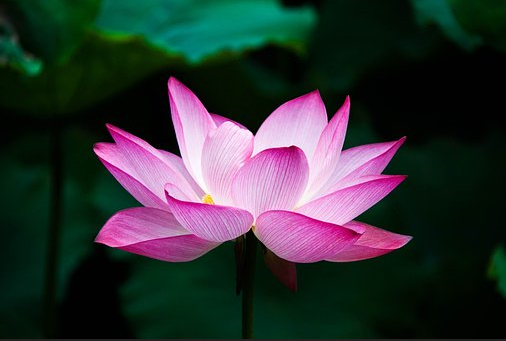
#> input picture Task 4-Image to Pencil Sketch using Python/lotus.PNG, 506 x 341 px, found by its file name
$ jupyter execute '_Image to Pencil Sketch using Python.ipynb'
#> lines starting #> are read from the running program, lines starting #| are printed output that depends on the picture
[cell 1]
import cv2
import matplotlib.pyplot as plt
plt.style.use('seaborn')

[cell 2]
img = cv2.imread("/content/drive/MyDrive/Colab Notebooks/lotus.PNG")
#> img is the input picture: shape (341, 506, 3); mean B, G, R 53.2, 51.7, 48.4
img = cv2.cvtColor(img,cv2.COLOR_BGR2RGB)
plt.figure(figsize=(8,8))
plt.imshow(img)
plt.axis("off")
plt.title("Original Image")
plt.show()

[cell 3]
img_gray = cv2.cvtColor(img, cv2.COLOR_BGR2GRAY)
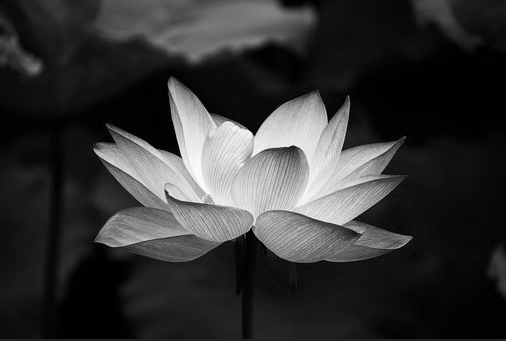
#> img_gray: shape (341, 506); min 0, max 254, mean 51.7
plt.figure(figsize=(8,8))
plt.imshow(img_gray,cmap="gray")
plt.axis("off")
plt.title("GrayScale Image")
plt.show()

[cell 4]
img_invert = cv2.bitwise_not(img_gray)
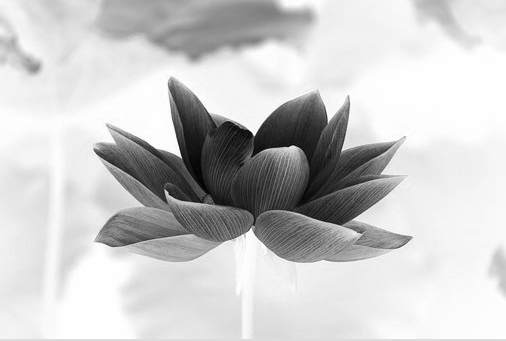
#> img_invert: shape (341, 506); min 1, max 255, mean 203.3
plt.figure(figsize=(8,8))
plt.imshow(img_invert,cmap="gray")
plt.axis("off")
plt.title("Inverted Image")
plt.show()

[cell 5]
img_smoothing = cv2.GaussianBlur(img_invert, (21, 21),sigmaX=0, sigmaY=0)
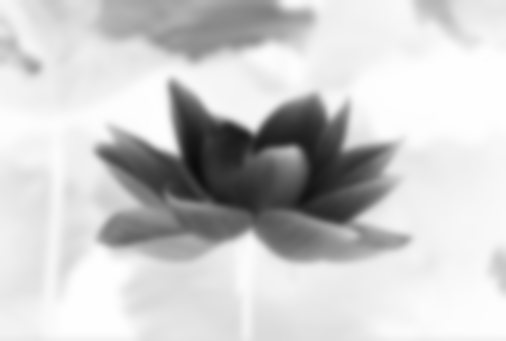
#> img_smoothing: shape (341, 506); min 12, max 254, mean 203.3
plt.figure(figsize=(8,8))
plt.imshow(img_smoothing,cmap="gray")
plt.axis("off")
plt.title("Smoothen Image")
plt.show()

[cell 6]
final = cv2.divide(img_gray, 255 - img_smoothing, scale=255)
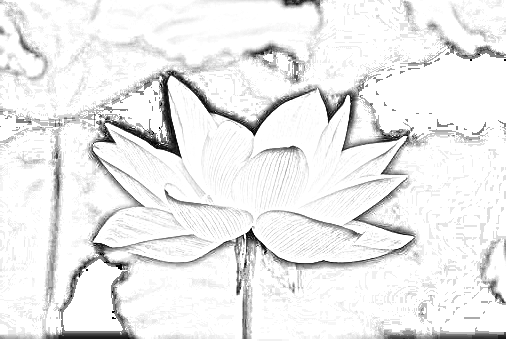
#> final: shape (341, 506); min 0, max 255, mean 236.4
plt.figure(figsize=(8,8))
plt.imshow(final,cmap="gray")
plt.axis("off")
plt.title("Final Sketch Image")
plt.show()
